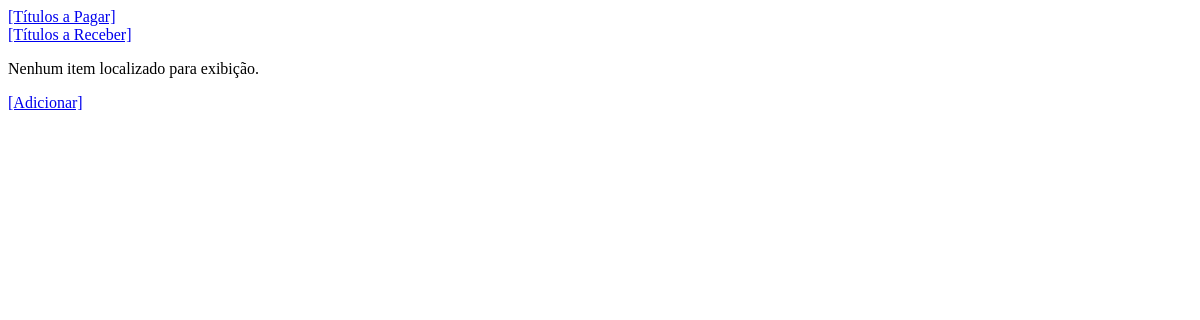
Before: /receber/titulos/ with the older database file.
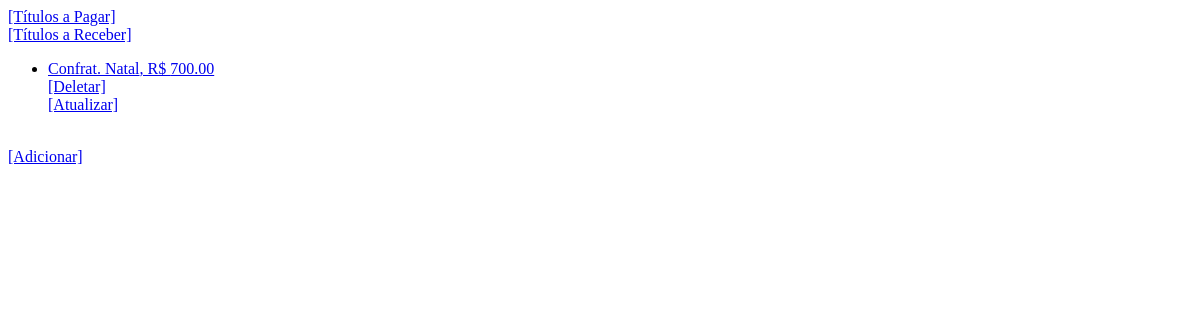
After: the same page with the newer database file.
### fluxocaixa/models.py (models this page shows, shortened)
class TituloReceber(models.Model):
    data_expectativa = models.DateField()
    data_recebimento = models.DateField(
        blank=True,
        null=True
    )
    valor = models.DecimalField(max_digits=11, decimal_places=2)
    descricao = models.CharField(max_length=100)
    classificacao = models.ForeignKey(
        ClassificacaoReceber,
        on_delete=models.RESTRICT,
        null=True)
    formapagamento = models.ForeignKey(
        FormaPagamento,
        on_delete=models.RESTRICT,
        null=True)
    OPCOES_SITUACAO = [
        ('RC','Recebido'),
        ('AR','A Receber')
    ]
    situacao = models.CharField(
        max_length=2,
        choices=OPCOES_SITUACAO,
        default='AR'
    )
    objects = TituloManager()

### fluxocaixa/views/vtituloreceber.py (the view)
# urls.py: path('receber/titulos/', vtituloreceber.titulos, name='titulosreceber'),
def titulos(request):
    db_lista = TituloReceber.objects.todos().values()
    payload = { 'lista' : list(db_lista) }
    template = loader.get_template('tituloreceber/listar.html')
    return HttpResponse(template.render(payload, request))

### fluxocaixa/models.py (called while the page is built)
    def todos(self):
        result = self.all()
        return result

### fluxocaixa/templates/tituloreceber/listar.html
{% extends 'base.html' %}
{% block content %}
	{% if lista %}
		<ul>
		{% for i in lista %}
			<li>
                <a href="/fluxo/receber/{{ i.id }}">{{ i.descricao }}, R$ {{ i.valor }} </a>
                <br />
                <a href="/fluxo/receber/deletar/{{ i.id }}">[Deletar]</a>
                <br />
                <a href="/fluxo/receber/atualizar/{{ i.id }}">[Atualizar]</a>
            </li>
            <br />
		{% endfor %}
        </ul>
	{% else %}
		<p>Nenhum item localizado para exibição.</p>
    {% endif %}
    <a href="{% url 'novo_tituloreceber' %}">[Adicionar]</a>
{% endblock %}

Changed rows visible on the page:
added TituloReceber: descricao "Confrat. Natal", valor "700.00"
Other visible differences:
text no longer shown: "Nenhum item localizado para exibição."
